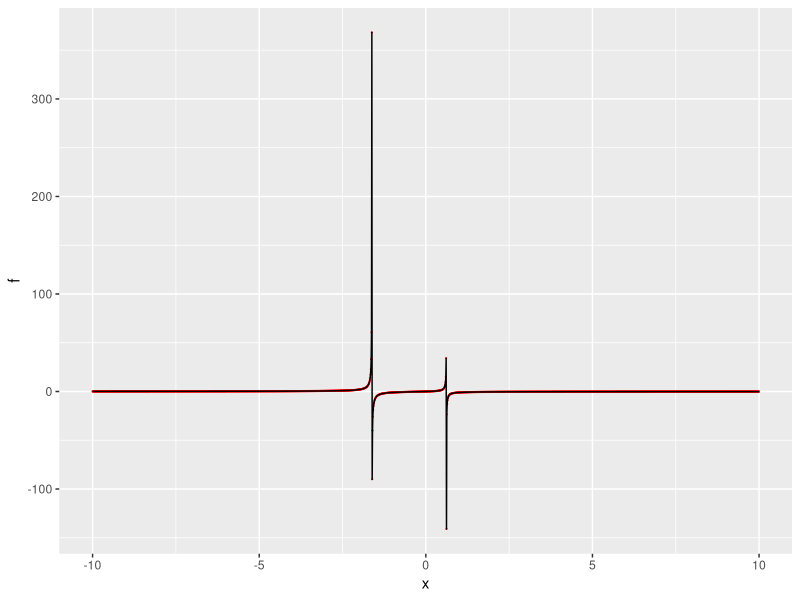

Source code (R):
# x / (1-x-x^2)

library(ggplot2)

x_seq <- seq(-10, 10, 0.01)
f <- x_seq / (1.0 - x_seq - x_seq*x_seq)

df <- data.frame(
  x = x_seq,
  f = f
)

ggplot(
  data = df
) + geom_point(aes(x = x, y = f), colour = "red", size = 0.1) + 
  geom_line(aes(x = x, y = f), colour = "black")

# whwre is this blowing up
df_max <- subset(df, abs(f) > 25)

df_max